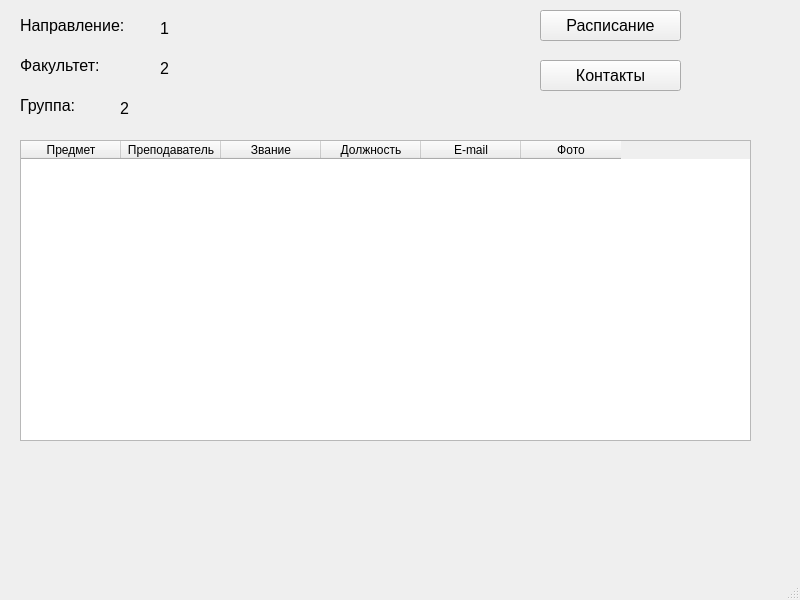
<?xml version="1.0" encoding="UTF-8"?>
<ui version="4.0">
 <class>MainWindow</class>
 <widget class="QMainWindow" name="MainWindow">
  <property name="geometry">
   <rect>
    <x>0</x>
    <y>0</y>
    <width>800</width>
    <height>600</height>
   </rect>
  </property>
  <property name="windowTitle">
   <string>MainWindow</string>
  </property>
  <widget class="QWidget" name="centralwidget">
   <widget class="QLabel" name="label">
    <property name="geometry">
     <rect>
      <x>20</x>
      <y>10</y>
      <width>141</width>
      <height>31</height>
     </rect>
    </property>
    <property name="font">
     <font>
      <pointsize>12</pointsize>
     </font>
    </property>
    <property name="text">
     <string>Направление:</string>
    </property>
   </widget>
   <widget class="QLabel" name="label_2">
    <property name="geometry">
     <rect>
      <x>20</x>
      <y>50</y>
      <width>111</width>
      <height>31</height>
     </rect>
    </property>
    <property name="font">
     <font>
      <pointsize>12</pointsize>
     </font>
    </property>
    <property name="text">
     <string>Факультет:</string>
    </property>
   </widget>
   <widget class="QLabel" name="label_3">
    <property name="geometry">
     <rect>
      <x>20</x>
      <y>90</y>
      <width>241</width>
      <height>31</height>
     </rect>
    </property>
    <property name="font">
     <font>
      <pointsize>12</pointsize>
     </font>
    </property>
    <property name="text">
     <string>Группа:</string>
    </property>
   </widget>
   <widget class="QTableWidget" name="tableWidget">
    <property name="geometry">
     <rect>
      <x>20</x>
      <y>140</y>
      <width>731</width>
      <height>301</height>
     </rect>
    </property>
    <column>
     <property name="text">
      <string>Предмет</string>
     </property>
    </column>
    <column>
     <property name="text">
      <string>Преподаватель</string>
     </property>
    </column>
    <column>
     <property name="text">
      <string>Звание</string>
     </property>
    </column>
    <column>
     <property name="text">
      <string>Должность</string>
     </property>
    </column>
    <column>
     <property name="text">
      <string>E-mail</string>
     </property>
    </column>
    <column>
     <property name="text">
      <string>Фото</string>
     </property>
    </column>
   </widget>
   <widget class="QLabel" name="lbl_branch">
    <property name="geometry">
     <rect>
      <x>160</x>
      <y>20</y>
      <width>111</width>
      <height>16</height>
     </rect>
    </property>
    <property name="font">
     <font>
      <pointsize>12</pointsize>
     </font>
    </property>
    <property name="text">
     <string>1</string>
    </property>
   </widget>
   <widget class="QLabel" name="lbl_fuck">
    <property name="geometry">
     <rect>
      <x>160</x>
      <y>60</y>
      <width>111</width>
      <height>16</height>
     </rect>
    </property>
    <property name="font">
     <font>
      <pointsize>12</pointsize>
     </font>
    </property>
    <property name="text">
     <string>2</string>
    </property>
   </widget>
   <widget class="QLabel" name="lbl_group">
    <property name="geometry">
     <rect>
      <x>120</x>
      <y>100</y>
      <width>111</width>
      <height>16</height>
     </rect>
    </property>
    <property name="font">
     <font>
      <pointsize>12</pointsize>
     </font>
    </property>
    <property name="text">
     <string>2</string>
    </property>
   </widget>
   <widget class="QPushButton" name="btn_timetable">
    <property name="geometry">
     <rect>
      <x>540</x>
      <y>10</y>
      <width>141</width>
      <height>31</height>
     </rect>
    </property>
    <property name="font">
     <font>
      <pointsize>12</pointsize>
     </font>
    </property>
    <property name="text">
     <string>Расписание</string>
    </property>
   </widget>
   <widget class="QPushButton" name="btn_info">
    <property name="geometry">
     <rect>
      <x>540</x>
      <y>60</y>
      <width>141</width>
      <height>31</height>
     </rect>
    </property>
    <property name="font">
     <font>
      <pointsize>12</pointsize>
     </font>
    </property>
    <property name="text">
     <string>Контакты</string>
    </property>
   </widget>
  </widget>
  <widget class="QMenuBar" name="menubar">
   <property name="geometry">
    <rect>
     <x>0</x>
     <y>0</y>
     <width>800</width>
     <height>26</height>
    </rect>
   </property>
  </widget>
  <widget class="QStatusBar" name="statusbar"/>
 </widget>
 <resources/>
 <connections/>
</ui>
